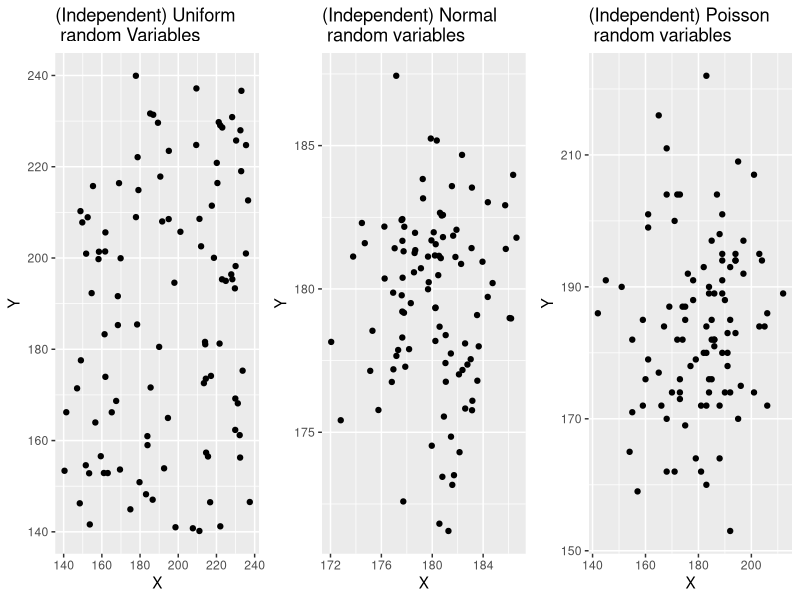
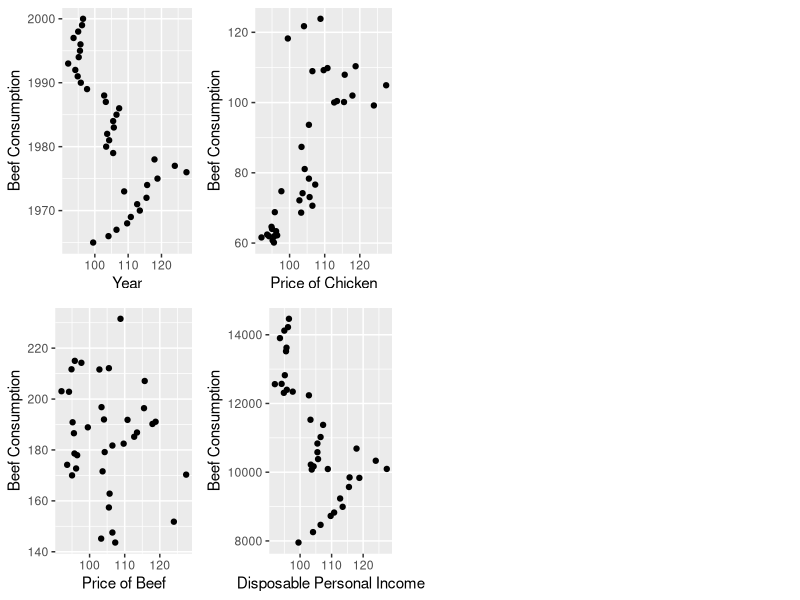
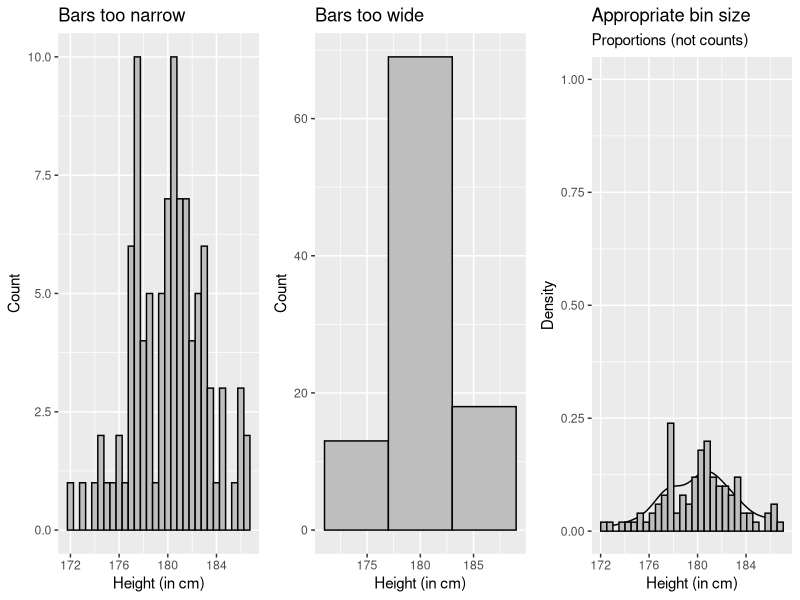

The R script that drew these images, in order: (Note: this script raises an error after producing the figures.)
## ---- chunk 1
rm(list=ls())
library('tidyverse')
library('gridExtra')
library('broom')
library('cowplot')

#setwd("~/Dropbox/z MyStuff Dropbox/Swat docs/Stat 21/Class2_files")
options(htmltools.dir.version = FALSE)
knitr::opts_chunk$set(fig.height=4, fig.path='Figs/',
                      echo=TRUE, warning=FALSE, message=FALSE)
BeefTable <- read_table2("BeefDemand.txt", col_names = TRUE) 
BeefTable2 <- BeefTable %>% rename('RDPI_transformed' = '(RDPI-Mean)^sq' )
## ---- chunk 2
BeefTable2 %>% names() 
## ---- chunk 3
X_unif <- runif(100, min = 140, max = 240)
Y_unif <- runif(100, min = 140, max = 240)
p11 <- ggplot() + geom_point(mapping = aes(x = X_unif, y = Y_unif)) +
  labs(title="(Independent) Uniform \n random Variables", 
       x = "X", y = "Y")

X_norm <- rnorm(100, mean = 180, sd = 3)
Y_norm <- rnorm(100, mean = 180, sd = 3)
p22 <- ggplot() + geom_point(mapping = aes(x = X_norm, y = Y_norm)) +
  labs(title="(Independent) Normal \n random variables",
       x = "X", y = "Y")

X_pois <- rpois(100, lambda = 180)
Y_pois <- rpois(100, lambda = 180)
p33 <- ggplot() + geom_point(mapping = aes(x = X_pois, y = Y_pois)) +
    labs(title="(Independent) Poisson \n random variables",
         x = "X", y = "Y")


grid.arrange(grobs=list(p11,p22,p33), widths=c(4,4,4), layour_matrix=c(1,2,3))

## ---- chunk 4
p1 <- ggplot() + 
      geom_point(data=BeefTable2, aes(BeefConsump, Year)) + 
      labs(x="Year", y="Beef Consumption")
p2 <- ggplot() + 
      geom_point(data=BeefTable2, aes(BeefConsump, RealChickenPrice)) + 
      labs(x="Price of Chicken", y="Beef Consumption")
p3 <- ggplot() + 
      geom_point(data=BeefTable2, aes(BeefConsump, RealBeefPrice)) + 
      labs(x="Price of Beef", y="Beef Consumption")
p4 <- ggplot() + 
      geom_point(data=BeefTable2, aes(BeefConsump, RealDPI)) + 
      labs(x="Disposable Personal Income", y="Beef Consumption")

grid.arrange(grobs =list(p1, p2, p3, p4), 
             widths= c(4,4,4,4),
              layout_matrix=rbind(c(1,2), c(3,4))) 
## ---- chunk 5
hist1 <- ggplot() + aes(x=X_norm) + #ylim(0, 50) +
  labs(title="Bars too narrow", x="Height (in cm)", y="Count") +
  geom_histogram(aes(y = ..count..), binwidth = 0.5, colour="black", fill="gray")

hist2 <- ggplot() + aes(x=X_norm) + #ylim(0, 50) +
  labs(title="Bars too wide", x="Height (in cm)", y="Count") +
  geom_histogram(aes(y = ..count..), binwidth = 6, colour="black", fill="gray")

hist3 <- ggplot() + aes(x=X_norm) + geom_density() + ylim(0, 1) +
  labs(title="Appropriate bin size", subtitle= "Proportions (not counts)", x="Height (in cm)", y="Density") +
  geom_histogram(aes(y=..density..), colour="black", fill="gray")

grid.arrange(#hist1, hist2, hist3, nrow=1
             grobs = list(hist1, hist2, hist3),
             widths = c(3, 3, 3),
             layout_matrix = rbind(c(1, 2, 3)))  #, c(3, NA)) ))
## ---- chunk 6
knitr::include_graphics("Figs/planned_parenthood.png")
## ---- chunk 7
knitr::include_graphics("Figs/planned_parenthood.png")
## ---- chunk 8
knitr::include_graphics("Figs/planned_parenthood2.png")
knitr::include_graphics("Figs/planned_parenthood3.png")

## ---- chunk 9
rm(list = ls())
#install.packages("tidyverse") ##should also install the dependencies "ggplot2" (for visualizing data) and "margrittr" (for piping)
library("tidyverse")
#setwd("~/Dropbox/z MyStuff Dropbox/Swat docs/Stat 21/Class2_files")  ###NOTE: you must set this to your own directory! 
read_table2("normtemp_data.txt") 
## ---- chunk 10
read_table2("normtemp_data.txt") 
## ---- chunk 11
body_temp_dat <- read_table2("normtemp_data.txt", 
                        col_types = list(col_double(),col_character(),col_double()))
body_temp_dat %>% head() 
